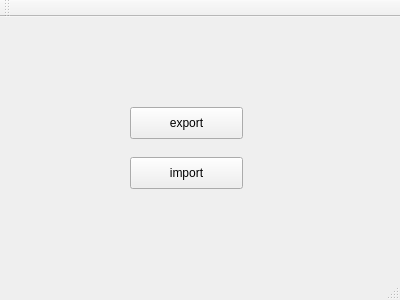
<?xml version="1.0" encoding="UTF-8"?>
<ui version="4.0">
 <class>MainWindow</class>
 <widget class="QMainWindow" name="MainWindow">
  <property name="geometry">
   <rect>
    <x>0</x>
    <y>0</y>
    <width>400</width>
    <height>300</height>
   </rect>
  </property>
  <property name="windowTitle">
   <string>MainWindow</string>
  </property>
  <widget class="QWidget" name="centralWidget">
   <widget class="QPushButton" name="pushButton">
    <property name="geometry">
     <rect>
      <x>130</x>
      <y>90</y>
      <width>113</width>
      <height>32</height>
     </rect>
    </property>
    <property name="text">
     <string>export</string>
    </property>
   </widget>
   <widget class="QPushButton" name="pushButton_2">
    <property name="geometry">
     <rect>
      <x>130</x>
      <y>140</y>
      <width>113</width>
      <height>32</height>
     </rect>
    </property>
    <property name="text">
     <string>import</string>
    </property>
   </widget>
  </widget>
  <widget class="QMenuBar" name="menuBar">
   <property name="geometry">
    <rect>
     <x>0</x>
     <y>0</y>
     <width>400</width>
     <height>22</height>
    </rect>
   </property>
  </widget>
  <widget class="QToolBar" name="mainToolBar">
   <attribute name="toolBarArea">
    <enum>TopToolBarArea</enum>
   </attribute>
   <attribute name="toolBarBreak">
    <bool>false</bool>
   </attribute>
  </widget>
  <widget class="QStatusBar" name="statusBar"/>
 </widget>
 <layoutdefault spacing="6" margin="11"/>
 <resources/>
 <connections/>
</ui>
